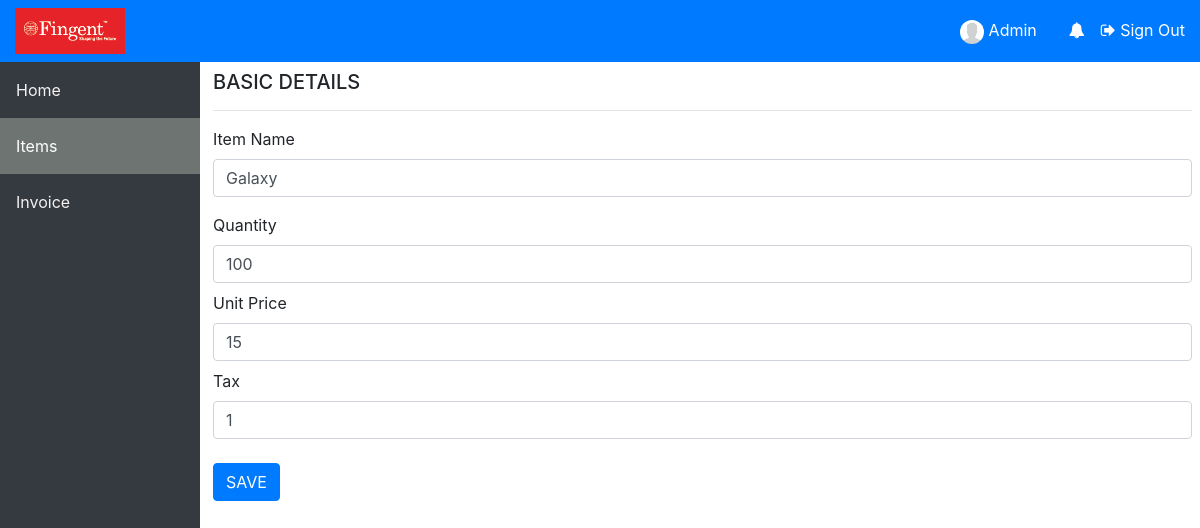
Screenshot of /item/edit.php?id=2 with the database file from the repository.
### tables this page shows
CREATE TABLE `item` (
  `id` int(11) NOT NULL,
  `status` int(11) NOT NULL DEFAULT 0,
  `name` varchar(50) NOT NULL DEFAULT '0',
  `qnty` int(11) NOT NULL DEFAULT 0,
  `price` double NOT NULL DEFAULT 0,
  `tax` double NOT NULL DEFAULT 0,
  `created_date` datetime NOT NULL DEFAULT current_timestamp()
);

### item/edit.php (the view, shortened to what this page needs)
 <?php
include_once  '../navbar.php';
$sql_items = "SELECT *
FROM item
WHERE id=? ";
$stmt_items= $con->prepare($sql_items);
$stmt_items->bind_param("i", $_GET['id']);
$stmt_items->execute();
$result_items= $stmt_items->get_result();
$items = $result_items->fetch_assoc();
?>
 <!DOCTYPE html>
 <html lang="en">
 <body>
     <div class="row" id="body-row" style="height: 10%;">
         <div class="col-2">
             <?php include_once  '../sidebar.php'; ?>
         </div>
         <div class="col-10">
             <form action="../backend/item.php" method="post" class="m-2">
                 <h5>BASIC DETAILS</h5>
                 <hr>
                 <div class="row mt-3">
                     <div class="col">
                         <label>Item Name</label>
                         <input type="text" class="form-control" placeholder="Item Name " name="item_name"
                             value="<?php echo $items['name']; ?>" required>
                     </div>
                 </div>
                 <div id="ajax_result_for_itemCode">
                     <div class="row mt-3">
                         <div class="col">
                             <label>Quantity</label>
                             <input type="text" class="form-control" placeholder="Quantity " name="quantity"
                                 value="<?php echo $items['qnty']; ?>" required>
                         </div>
                     </div>
                 </div>
                 <div class="row mt-2">
                     <div class="col">
                         <label>Unit Price </label>
                         <input type="text" class="form-control" placeholder="Unit Price    "
                             value="<?php echo $items['price']; ?>" name="price">
                     </div>
                 </div>
                 <div class="row mt-2">
                     <div class="col">
                         <label>Tax </label>
                         <input type="text" class="form-control" placeholder="Tax " value="<?php echo $items['tax']; ?>"
                             name="tax">
                     </div>
                 </div>
                 <br>
                 <button class="  btn btn-primary" name="edit_item">SAVE</button>
             </form>
         </div>
     </div>
 </body>
 </html>

### css/sidebar.css (style rules this page uses)
body { overflow: hidden; }

### rows the page displays
item: item_name "Galaxy", quantity "100", price "15", tax "1"
